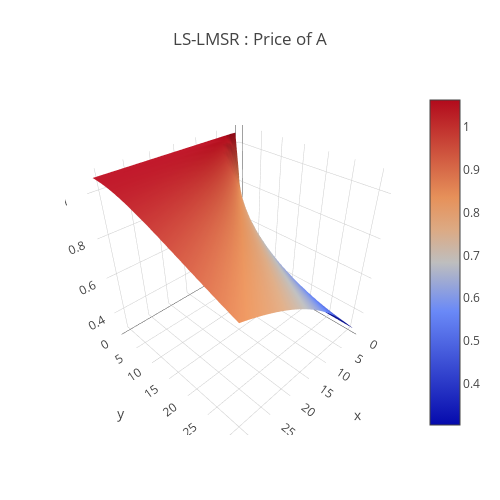

The notebook cell saved with this chart:
### Code cell
a = 0.5
data = [
    go.Surface(
        z=price_function(x,y,a)
    )
]
layout = go.Layout(
    title='LS-LMSR : Price of A',
    autosize=False,
    width=500,
    height=500,
    margin=dict(
        l=65,
        r=50,
        b=65,
        t=90
    )
)
fig = go.Figure(data=data, layout=layout)
URL = plotly.offline.iplot(fig, filename='Costfunction-3d-surface.html')

### Figure 1 — Plotly figure (JSON) as saved in the notebook; plotly's stock layout.template omitted (floating-point values rounded to 4 significant figures; data arrays with more than 128 entries replaced by an {"elided": "..."} marker saying what was removed)
{"data": [{"type": "surface", "uid": "9db46069-e258-48c9-88e2-5221b69a2b1e", "z": {"elided": "32x32 float values"}}], "layout": {"autosize": false, "height": 500, "margin": {"b": 65, "l": 65, "r": 50, "t": 90}, "title": {"text": "LS-LMSR : Price of A"}, "width": 500}}
